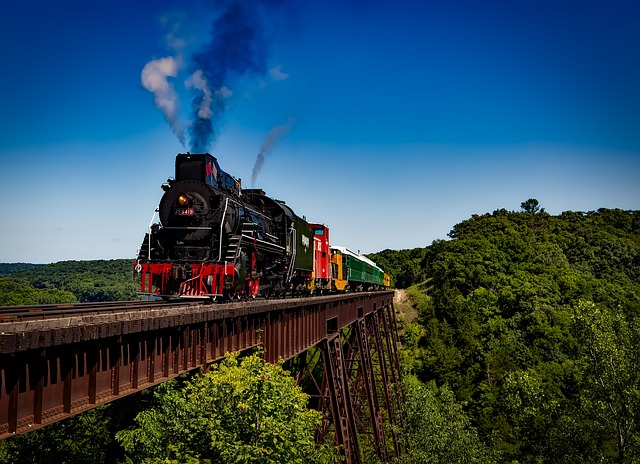
#> input picture gambar5.jpg, 640 x 464 px
$ jupyter execute 'filtering dan thresholding.ipynb'   (older library calls are emulated)
#> lines starting #> are read from the running program, lines starting #| are printed output that depends on the picture; after the words box and inside, x2 and y2 are one past the last pixel; in counts of white or black regions, pixels touching at a corner belong together
[cell 1]
# memanggil modul yang diperlukan
import cv2
import numpy as np
from matplotlib import pyplot as plt


#bgr
img = cv2.imread('gambar5.jpg')
#> img is the input picture: shape (464, 640, 3); mean B, G, R 93.2, 77, 47.7

#rgb
kapal = cv2.cvtColor(img, cv2.COLOR_BGR2RGB)

# tampilkan gambar awal tanpa filter
cv2.imshow('Gambar Asli', img)
cv2.waitKey(0)

# membuat filter: matriks berukuran 5 x 5
kernel = np.ones((5,5),np.float32)/25
print(kernel)

# lakukan filtering
kapal_filter = cv2.filter2D(img, -1, kernel)

cv2.imshow('Gambar Setelah Filtering', kapal_filter)
cv2.waitKey(0)

cv2.destroyAllWindows()

[cell 2]
# perbesar ukuran hasil plotting jika diperlukan
plt.rcParams["figure.figsize"] = (10,10)

# plot pertama, gambar asli
plt.subplots(1,2)
plt.imshow(kapal)
plt.title('Original')
plt.xticks([])
plt.yticks([])

# kedua, hasil filter
plt.subplots(1,2)
plt.imshow(kapal_filter)
plt.title('Averaging')
plt.xticks([])
plt.yticks([])

# Plot!
plt.show()

[cell 3]
kapal_blur = cv2.blur(img, (5, 5))

cv2.imshow("Kapal Blur", kapal_blur)
cv2.waitKey(0)
cv2.destroyAllWindows()

[cell 4]
# ini adalah cara lain untuk membuat sebuah kernel,
# yaitu dengan menggunakan np.matrix
# kali ini, ukuran matriksnya 3 x 3
kernel = np.matrix([
          [1, 1, 1],
          [1, 2, 1],
          [1, 1, 1]
          ])/25
print(kernel)

# buat lagi filteringnya
kapal_filter = cv2.filter2D(img,-1,kernel)
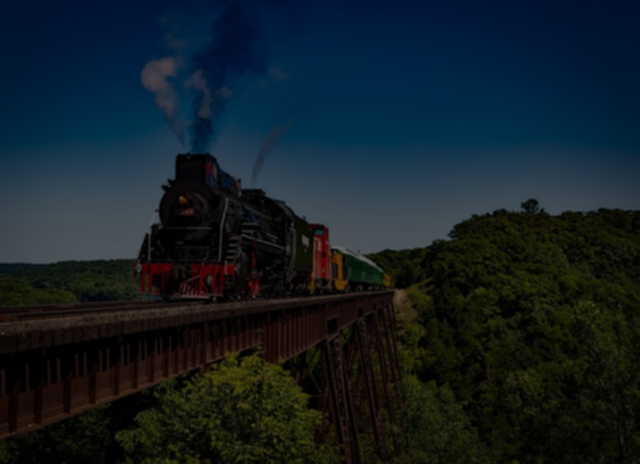
#> kapal_filter: shape (464, 640, 3); mean B, G, R 37.3, 30.8, 19.1

# tampilkan
cv2.imshow("Kapal Filter", kapal_filter)
cv2.waitKey(0)
cv2.destroyAllWindows()

[cell 5]
# Highpass Filter

# sebenarnya kita tidak perlu melakukan filtering lagi. Cukup sekali saja
# di bagian awal, selama notebook ini tetap terhubung
import cv2
import numpy as np
from matplotlib import pyplot as plt


# memanggil citra sebagai grayscale (argument 0)
img = cv2.imread('gambar2.jpg',0)
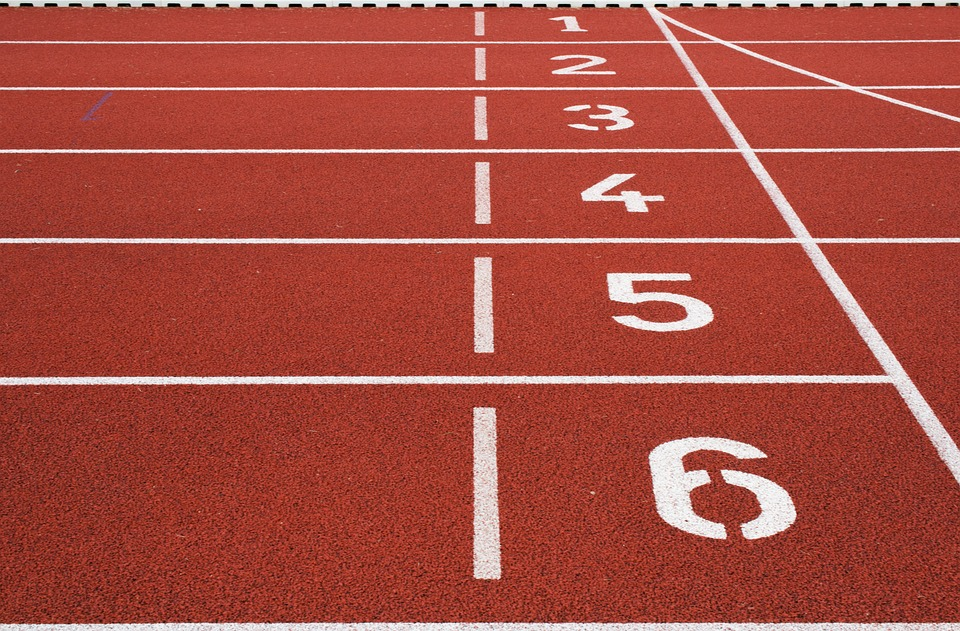
#> input picture gambar2.jpg, 960 x 631 px
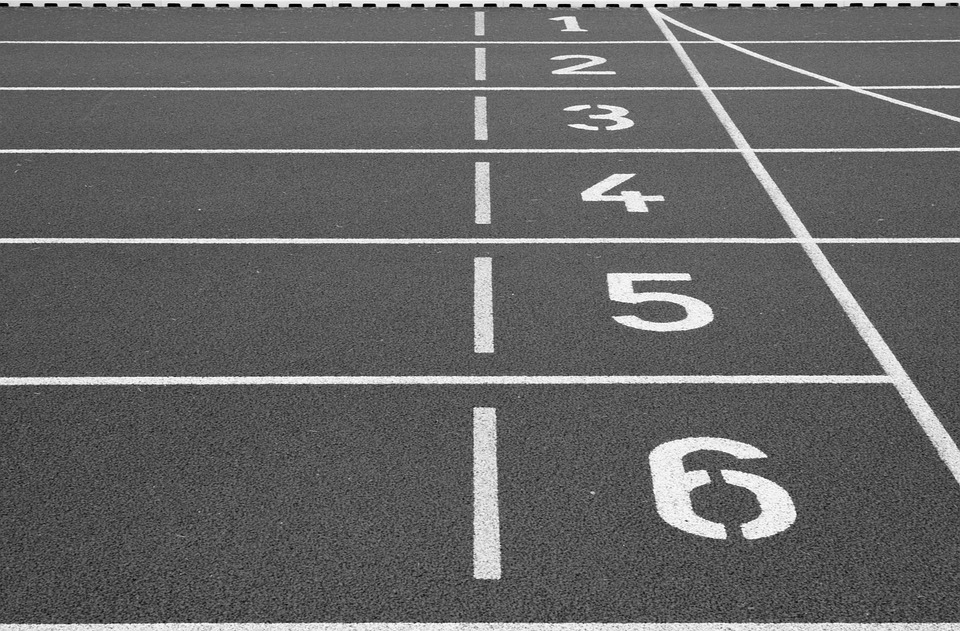
#> img: shape (631, 960); min 0, max 255, mean 102.1

# menerapkan algoritma high-pass filtering:
# laplacian
laplacian = cv2.Laplacian(img,cv2.CV_64F)

# sobel dengan ukuran kernel 5
sobelx = cv2.Sobel(img,cv2.CV_64F,1,0,ksize=5)
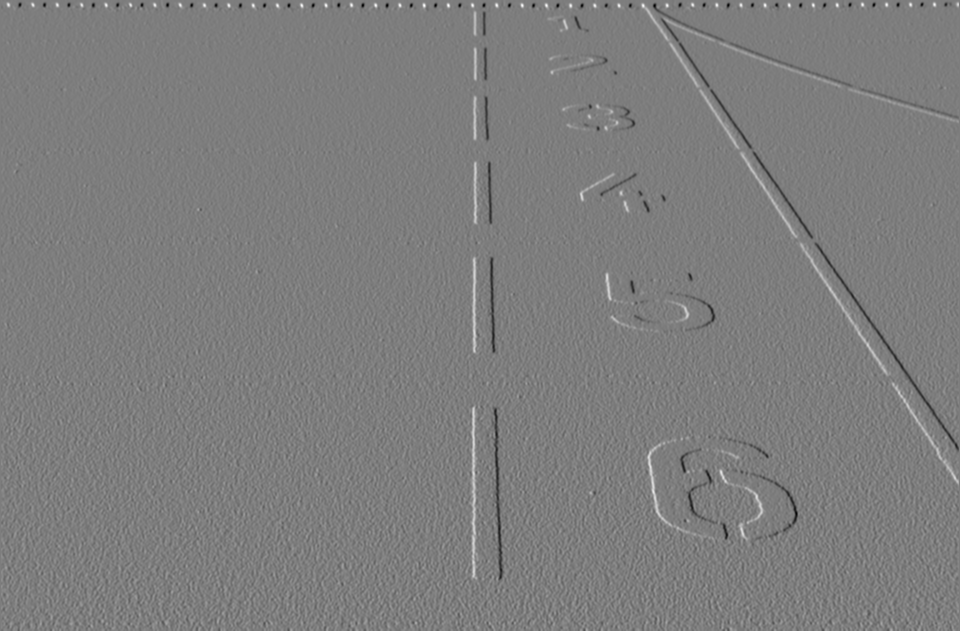
#> sobelx: shape (631, 960) float64; min -9411, max 9677, mean 1.7; drawn with min black and max white
sobely = cv2.Sobel(img,cv2.CV_64F,0,1,ksize=5)
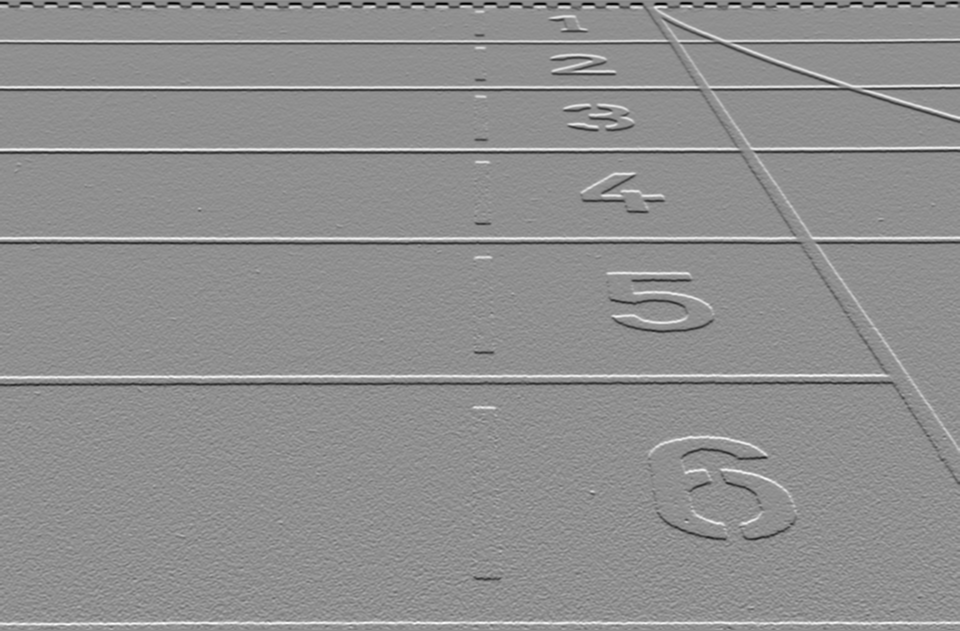
#> sobely: shape (631, 960) float64; min -11493, max 8914, mean -2.3; drawn with min black and max white

# Catatan:
# CV_64F pada contoh di atas menunjukkan nilai bit dari citra
# yang dihasilkan serta tipe datanya (F = Float)

# perbesar ukuran hasil plotting
plt.rcParams["figure.figsize"] = (20,20)


# menampilkan hasil filter
plt.subplot(2,2,1),plt.imshow(img,cmap = 'gray')
plt.title('Original'), plt.xticks([]), plt.yticks([])
plt.subplot(2,2,2),plt.imshow(laplacian,cmap = 'gray')
plt.title('Laplacian'), plt.xticks([]), plt.yticks([])
plt.subplot(2,2,3),plt.imshow(sobelx,cmap = 'gray')
plt.title('Sobel X'), plt.xticks([]), plt.yticks([])
plt.subplot(2,2,4),plt.imshow(sobely,cmap = 'gray')
plt.title('Sobel Y'), plt.xticks([]), plt.yticks([])
plt.show()

[cell 6]
# memanggil citra sebagai grayscale (argument 0)
img = cv2.imread('gambar4.jpg',0)
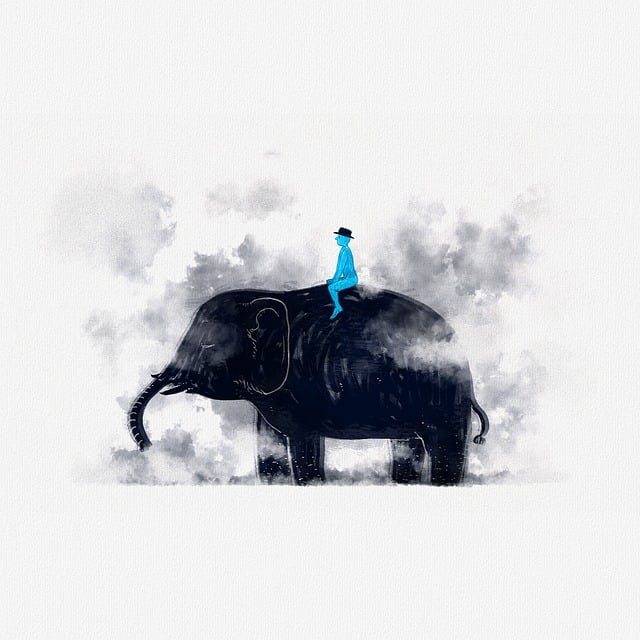
#> input picture gambar4.jpg, 640 x 640 px
#> img: shape (640, 640); min 0, max 255, mean 214.5

# memanggil fungsi Canny Edges dengan argument (citra, nilai_min, nilai_max)
edges = cv2.Canny(img,100,200)
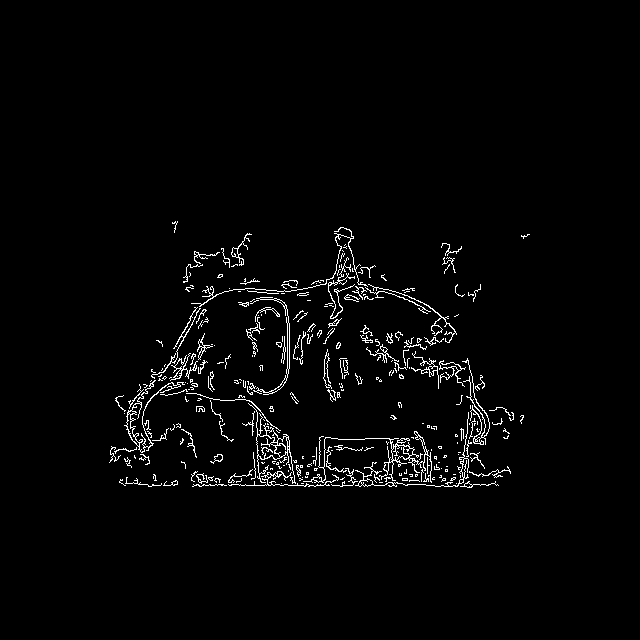
#> edges: shape (640, 640); 2.3% white in thin lines or dots, all inside (x1, y1, x2, y2) = (109, 221, 530, 488)

plt.subplot(121),plt.imshow(img,cmap = 'gray')
plt.title('Original Image'), plt.xticks([]), plt.yticks([])
plt.subplot(122),plt.imshow(edges,cmap = 'gray')
plt.title('Edge Image'), plt.xticks([]), plt.yticks([])

plt.show()

[cell 7]
# membaca gambar baymax
img = cv2.imread('gambar4.jpg',0)

# Hitungan threshold.
# Perhatikan nilai ambang batas bawah dan atas dari tiap fungsi
# yang diberikan
ret,thresh1 = cv2.threshold(img,127,255,cv2.THRESH_BINARY)
#> thresh1: shape (640, 640); 89.3% white; 59 black regions (56 under 20 px), largest, box (x1, y1, x2, y2) and area: (128, 251, 489, 486) 43705, (334, 227, 354, 239) 113, (350, 477, 359, 483) 29
ret,thresh2 = cv2.threshold(img,127,255,cv2.THRESH_BINARY_INV)
ret,thresh3 = cv2.threshold(img,127,255,cv2.THRESH_TRUNC)
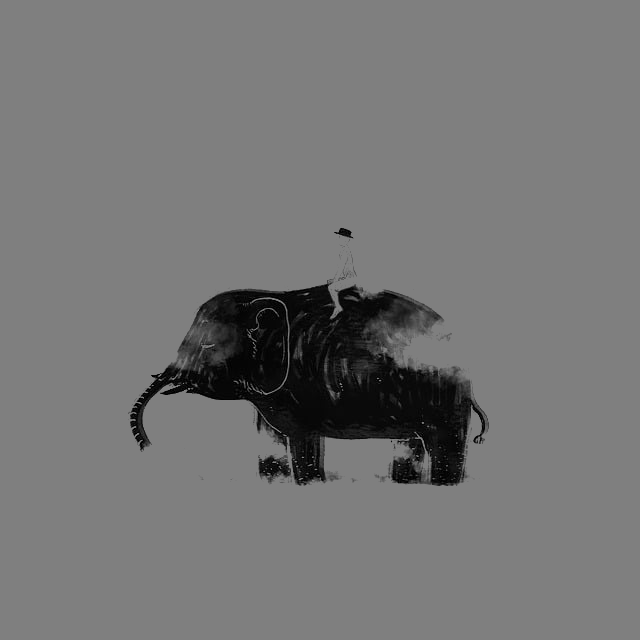
#> thresh3: shape (640, 640); min 0, max 127, mean 116.8
ret,thresh4 = cv2.threshold(img,127,255,cv2.THRESH_TOZERO)
ret,thresh5 = cv2.threshold(img,127,255,cv2.THRESH_TOZERO_INV)

# menampilkan hasil
titles = ['Gambar asli','BINARY','BINARY_INV','TRUNC','TOZERO','TOZERO_INV']
images = [img, thresh1, thresh2, thresh3, thresh4, thresh5]

# menampilkan beberapa gambar sekaligus
for i in range(6):
    # 3 baris, 2 kolom
    plt.subplot(3,2,i+1),plt.imshow(images[i],'gray')
    plt.title(titles[i])
    plt.xticks([]),plt.yticks([])
plt.show()

[cell 8]
# masih menggunakan variabel img yang sama
#img = cv2.imread('images/baymax.jpg',0)

# digunakan median blur untuk menghaluskan tepi objek pada citra
# ini diperlukan agar thresholding memberikan hasil lebih baik
img = cv2.medianBlur(img,5)

# Lakukan Thresholding
# Binary Threshold
ret,th1 = cv2.threshold(img,127,255,cv2.THRESH_BINARY)
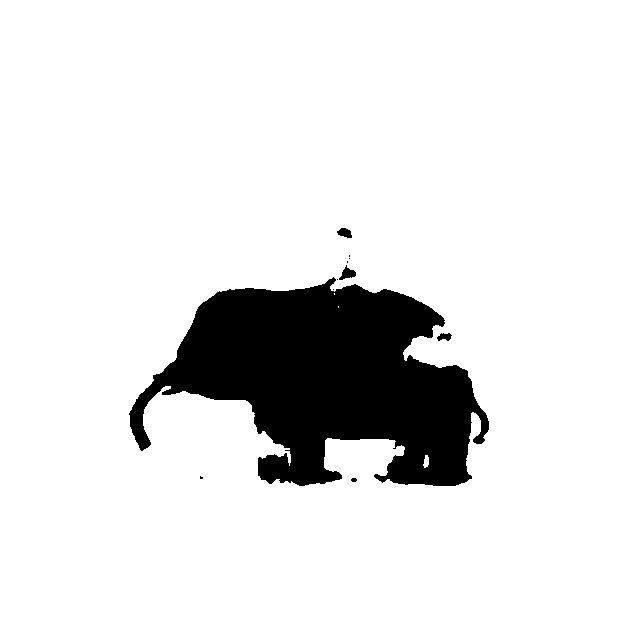
#> th1: shape (640, 640); 89.2% white; 11 black regions (6 under 20 px), largest, box (x1, y1, x2, y2) and area: (129, 277, 489, 486) 43742, (339, 265, 356, 280) 128, (337, 228, 352, 238) 103, (437, 333, 452, 341) 80, (351, 478, 357, 482) 20

# Adaptive Threshold dengan Mean
th2 = cv2.adaptiveThreshold(img,255,cv2.ADAPTIVE_THRESH_MEAN_C,\
            cv2.THRESH_BINARY,11,2)
#> th2: shape (640, 640); 87.9% white; 2551 black regions (2369 under 20 px), largest, box (x1, y1, x2, y2) and area: (128, 227, 455, 486) 14364, (377, 352, 528, 487) 5330, (395, 223, 482, 278) 1476

# Adaptive Threshold dengan Gaussian
th3 = cv2.adaptiveThreshold(img,255,cv2.ADAPTIVE_THRESH_GAUSSIAN_C,\
            cv2.THRESH_BINARY,11,2)
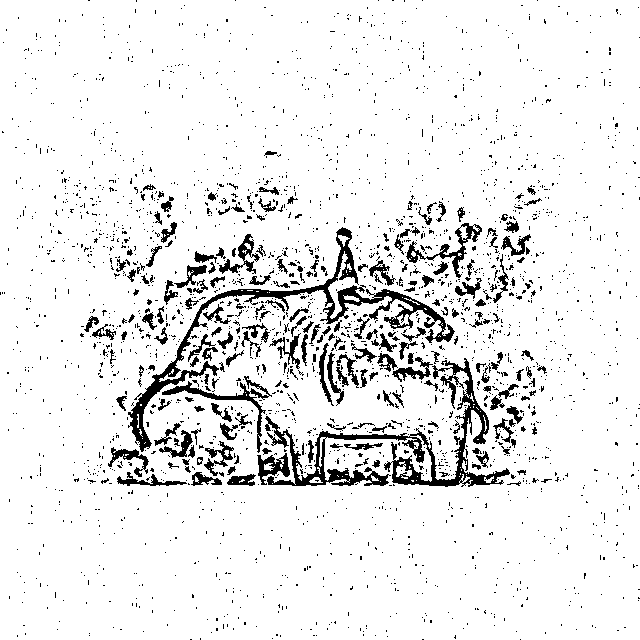
#> th3: shape (640, 640); 91.7% white; 2572 black regions (2356 under 20 px), largest, box (x1, y1, x2, y2) and area: (265, 358, 510, 487) 5286, (128, 227, 455, 452) 4984, (162, 376, 272, 453) 905


# Plotting
titles = ['Original Image', 'Global Thresholding (v = 127)',
            'Adaptive Mean Thresholding', 'Adaptive Gaussian Thresholding']
images = [img, th1, th2, th3]

# menampilkan hasil
for i in range(4):
    plt.subplot(2,2,i+1)
    plt.imshow(images[i],'gray')
    plt.title(titles[i])
    plt.xticks([]),plt.yticks([])
plt.show()
